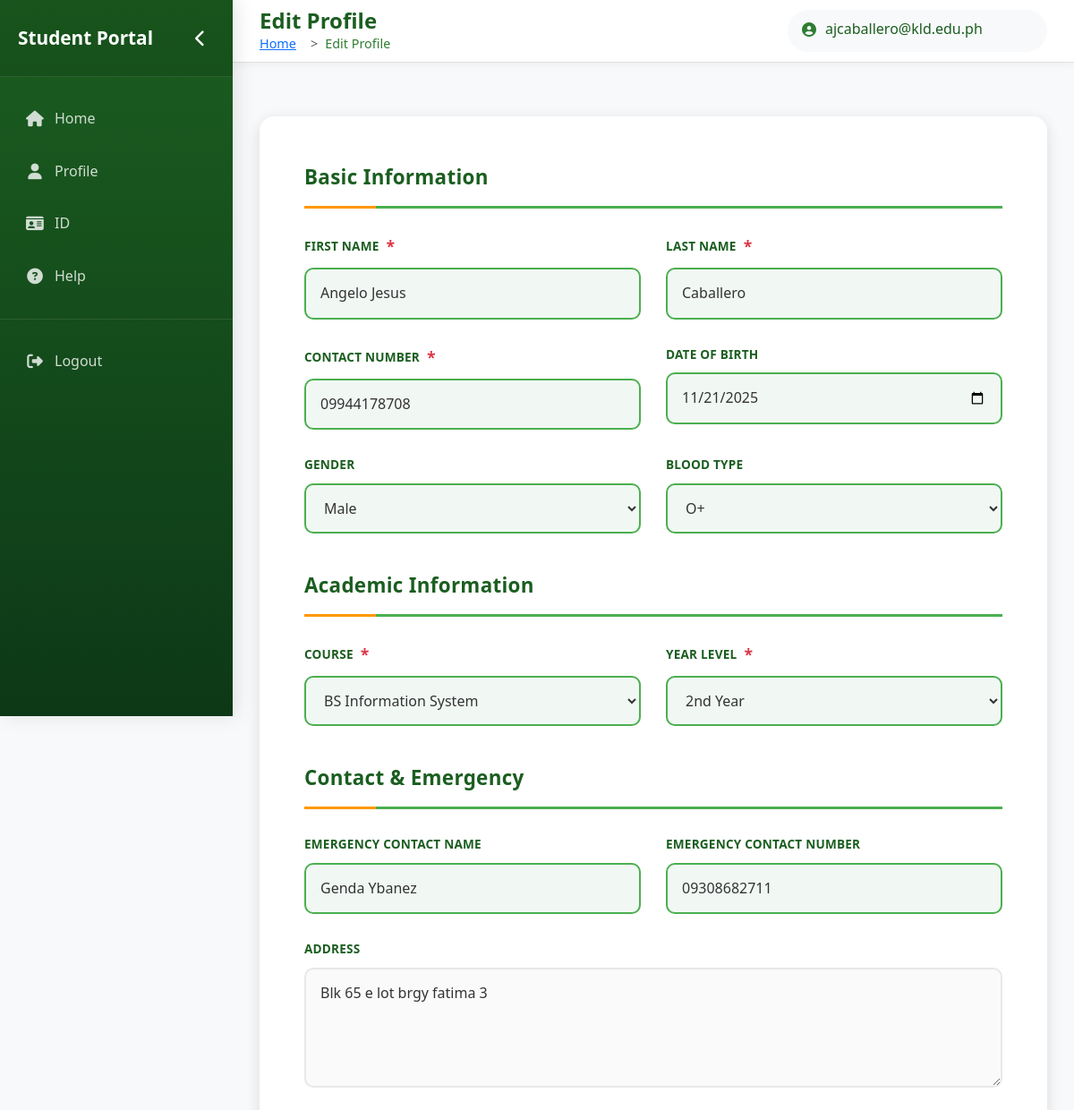
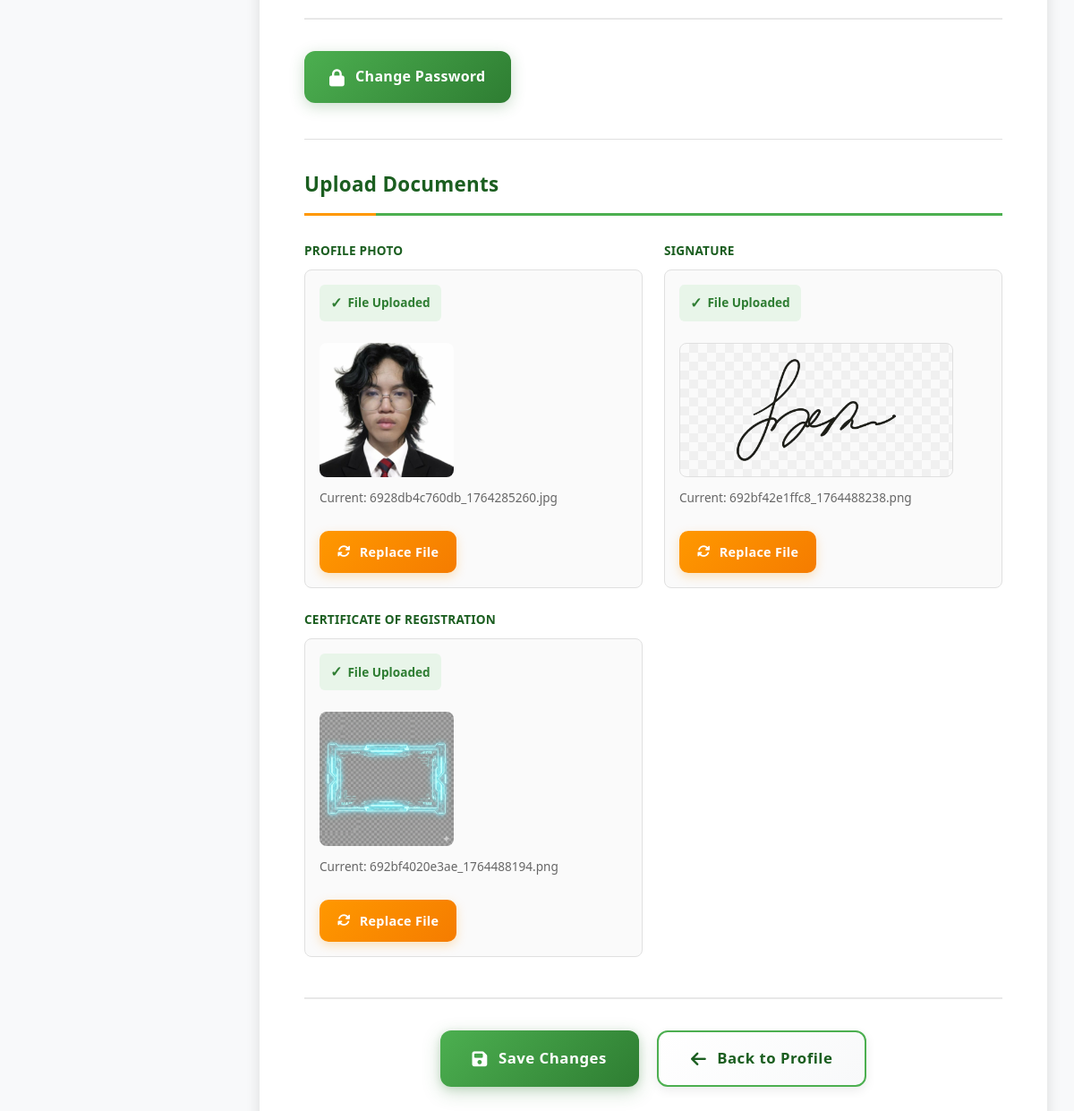
The page /student/edit_profile.php (signed in) on the database its author committed (2 pictures, top to bottom).
### tables this page shows
CREATE TABLE `student` (
  `id` int(11) NOT NULL,
  `student_id` varchar(50) DEFAULT NULL,
  `email` varchar(100) NOT NULL,
  `first_name` varchar(100) DEFAULT NULL,
  `last_name` varchar(100) DEFAULT NULL,
  `year_level` varchar(50) DEFAULT NULL,
  `course` varchar(100) DEFAULT NULL,
  `contact_number` varchar(20) DEFAULT NULL,
  `address` varchar(255) DEFAULT NULL,
  `photo` varchar(255) DEFAULT NULL,
  `password` varchar(255) NOT NULL,
  `created_at` timestamp NOT NULL DEFAULT current_timestamp(),
  `profile_completed` tinyint(1) DEFAULT 0,
  `emergency_contact` varchar(100) DEFAULT NULL,
  `dob` date DEFAULT NULL,
  `gender` enum('Male','Female') DEFAULT NULL,
  `blood_type` enum('A+','A-','B+','B-','AB+','AB-','O+','O-') DEFAULT NULL,
  `signature` varchar(255) DEFAULT NULL,
  `qr_code` varchar(255) DEFAULT NULL,
  `cor` varchar(255) DEFAULT NULL,
  `digital_id_generated_at` timestamp NULL DEFAULT NULL,
  `digital_id_path` varchar(255) DEFAULT NULL,
  `deleted_at` datetime DEFAULT NULL,
  `emergency_contact_name` varchar(255) DEFAULT NULL
);

### student/student.php (called while the page is built, shortened)
<?php
class Student extends User
{
    public function getDb(): PDO {
        return $this->db;
    }
public function findById(int $student_id): ?array {
    $db = $this->getDb();
    $stmt = $db->prepare("SELECT * FROM student WHERE id = ? LIMIT 1");
    $stmt->execute([$student_id]);
    $row = $stmt->fetch(PDO::FETCH_ASSOC);
    return $row ?: null;
}
}

### student/edit_profile.php (the view, shortened to what this page needs)
<?php
require_once __DIR__ . '/student_header.php';
require_once __DIR__ . '/student.php';
$stuObj = new Student();
$stu    = $stuObj->findById((int)$_SESSION['student_id']);
?>
        <div class="form-container">
            <div class="form-body">
                <form method="post" enctype="multipart/form-data">
                    <div class="form-section-title">Basic Information</div>
                    <div class="form-grid">
                        <div class="form-group required">
                            <label>First Name</label>
                            <input type="text" name="first_name" value="<?= htmlspecialchars($stu['first_name']) ?>" required>
                        </div>
                        <div class="form-group required">
                            <label>Last Name</label>
                            <input type="text" name="last_name" value="<?= htmlspecialchars($stu['last_name']) ?>" required>
                        </div>
                        <div class="form-group required">
                            <label>Contact Number</label>
                            <input type="text" name="contact_number" value="<?= htmlspecialchars($stu['contact_number']) ?>" required>
                        </div>
                        <div class="form-group">
                            <label>Date of Birth</label>
                            <input type="date" name="dob" value="<?= htmlspecialchars($stu['dob'] ?? '') ?>">
                        </div>
                        <div class="form-group">
                            <label>Gender</label>
                            <select name="gender">
                                <option value="Male" <?= isset($stu['gender']) && $stu['gender'] === 'Male' ? 'selected' : '' ?>>Male</option>
                            </select>
                        </div>
                        <div class="form-group">
                            <label>Blood Type</label>
                            <select name="blood_type">
                                <?php
                                $bloodOpts = ['A+', 'A-', 'B+', 'B-', 'AB+', 'AB-', 'O+', 'O-'];
                                foreach ($bloodOpts as $bt)
                                    echo '<option value="' . htmlspecialchars($bt) . '"'
                                        . (isset($stu['blood_type']) && $stu['blood_type'] === $bt ? ' selected' : '')
                                        . '>' . htmlspecialchars($bt) . '</option>';
                                ?>
                            </select>
                        </div>
                    </div>
                    <div class="form-section-title">Academic Information</div>
                    <div class="form-grid">
                        <div class="form-group required">
                            <label>Course</label>
                            <select name="course" required>
                                <?php
                                $courses = [
                                    'BS Information System',
                                    'BS Computer Science',
                                    'BS Engineering',
                                    'BS Psychology',
                                    'BS Nursing',
                                    'BS Midwifery'
                                ];
                                foreach ($courses as $c):
                                    $sel = (isset($stu['course']) && $stu['course'] === $c) ? 'selected' : '';
                                    echo '<option value="' . htmlspecialchars($c) . '" ' . $sel . '>' . htmlspecialchars($c) . '</option>';
                                endforeach;
                                ?>
                            </select>
                        </div>
                        <div class="form-group required">
                            <label>Year Level</label>
                            <select name="year_level" required>
                                <?php
                                    $yearLevels = ['1st Year', '2nd Year', '3rd Year', '4th Year'];
                                    $currentYear = $stu['year_level'] ?? '';
                                    $normalizedYear = $currentYear;
                                    foreach ($yearLevels as $yl):
                                        $sel = ($normalizedYear === $yl) ? 'selected' : '';
                                        echo '<option value="' . htmlspecialchars($yl) . '" ' . $sel . '>' . htmlspecialchars($yl) . '</option>';
                                    endforeach;
                                ?>
                            </select>
                        </div>
                    </div>
                    <div class="form-section-title">Contact & Emergency</div>
                    <div class="form-grid">
                        <div class="form-group">
                            <label>Emergency Contact Name</label>
                            <input type="text" name="emergency_contact_name" value="<?= htmlspecialchars($stu['emergency_contact_name'] ?? '') ?>" placeholder="Full name">
                        </div>
                        <div class="form-group">
                            <label>Emergency Contact Number</label>
                            <input type="text" name="emergency_contact" value="<?= htmlspecialchars($stu['emergency_contact'] ?? '') ?>" placeholder="Phone number">
                        </div>
                    </div>
                    <div class="form-grid full">
                        <div class="form-group">
                            <label>Address</label>
                            <textarea name="address" rows="4" placeholder="Your complete address"><?= htmlspecialchars($stu['address'] ?? '') ?></textarea>
                        </div>
                    </div>
                    <div class="password-section">
                        <button type="button" class="password-toggle-btn" onclick="togglePasswordSection()" id="togglePwdBtn">
                            <i class="fas fa-lock"></i>
                            <span>Change Password</span>
                        </button>
                    </div>
                    <div class="file-upload-section">
                        <div class="form-section-title">Upload Documents</div>
                        <div class="file-upload-grid">
                            <div class="form-group">
                                <label class="file-upload-label">Profile Photo</label>
                                <?php if (!empty($stu['photo'])): ?>
                                    <div class="file-status-box">
                                        <div class="file-status-indicator">File Uploaded</div>
                                        <img src="../uploads/student_photos/<?= htmlspecialchars($stu['photo']) ?>" alt="Current Photo" class="file-preview-image">
                                        <p class="file-name">Current: <?= htmlspecialchars($stu['photo']) ?></p>
                                        <button type="button" class="btn-replace" onclick="toggleFileInput(this)">
                                            <i class="fas fa-sync-alt"></i> Replace File
                                        </button>
                                    </div>
                                <?php endif; ?>
                            </div>
                            <div class="form-group">
                                <label class="file-upload-label">Signature</label>
                                <?php if (!empty($stu['signature'])): ?>
                                    <div class="file-status-box">
                                        <div class="file-status-indicator">File Uploaded</div>
                                        <img src="../uploads/student_signatures/<?= htmlspecialchars($stu['signature']) ?>" alt="Current Signature" class="file-preview-image signature-preview">
                                        <p class="file-name">Current: <?= htmlspecialchars($stu['signature']) ?></p>
                                        <button type="button" class="btn-replace" onclick="toggleFileInput(this)">
                                            <i class="fas fa-sync-alt"></i> Replace File
                                        </button>
                                    </div>
                                <?php endif; ?>
                            </div>
                            <div class="form-group">
                                <label class="file-upload-label">Certificate of Registration</label>
                                <?php if (!empty($stu['cor'])): ?>
                                    <div class="file-status-box">
                                        <div class="file-status-indicator">File Uploaded</div>
                                        <?php
                                        $corPath = '../uploads/student_cor/' . htmlspecialchars($stu['cor']);
                                        $corExt = strtolower(pathinfo($stu['cor'], PATHINFO_EXTENSION));
                                        if (in_array($corExt, ['jpg', 'jpeg', 'png', 'gif'])): ?>
                                            <img src="<?= $corPath ?>" alt="Current COR" class="file-preview-image cor-preview">
                                        <?php else: ?>
                                            <div class="file-preview-placeholder">
                                                <div class="file-type"><?= strtoupper($corExt) ?></div>
                                            </div>
                                        <?php endif; ?>
                                        <p class="file-name">Current: <?= htmlspecialchars($stu['cor']) ?></p>
                                        <button type="button" class="btn-replace" onclick="toggleFileInput(this)">
                                            <i class="fas fa-sync-alt"></i> Replace File
                                        </button>
                                    </div>
                                <?php endif; ?>
                            </div>
                        </div>
                    </div>
                    <div class="form-actions">
                        <button type="submit" class="btn-primary" onclick="handleSubmit(event)">
                            <i class="fas fa-save"></i>
                            <span>Save Changes</span>
                        </button>
                        <a href="student_profile.php" class="btn-secondary">
                            <i class="fas fa-arrow-left"></i>
                            <span>Back to Profile</span>
                        </a>
                    </div>
                </form>
            </div>
        </div>
            </div>
        </main>
    </div>
</body>
</html>

### assets/css/admin.css (style rules this page uses)
:root { --school-yellow: #b69b04; --school-yellow-light: #FFF9C4; --school-green: #357737; --school-green-dark: #205022; --school-green-light: #388E3C; --school-white: #FFFFFF; --school-gray: #e0dede; --school-dark: #333333; }
* { margin: 0; padding: 0; box-sizing: border-box; font-family: 'Segoe UI', Tahoma, Geneva, Verdana, sans-serif; }
body { background-color: #f5f5f5; color: var(--school-dark); line-height: 1.6; padding: 0; }
.form-group { display: flex; flex-direction: column; }
.form-group label { margin-bottom: 5px; font-weight: 500; color: #555; }
.form-input, .form-select, input[type="text"], input[type="email"], input[type="password"], select { width: 100%; padding: 12px 15px; border: 2px solid #e0e0e0; border-radius: 8px; font-size: 1rem; transition: border-color 0.3s ease; background: white; }
.form-actions { display: flex; gap: 10px; margin-top: 15px; }
button, .btn { padding: 10px 15px; border: none; border-radius: 4px; cursor: pointer; font-weight: 500; transition: all 0.3s ease; display: inline-block; text-decoration: none; text-align: center; font-size: 0.9rem; }
.btn-primary, .btn-approve, .btn-bulk { background: linear-gradient(135deg, var(--school-green) 0%, var(--school-green-dark) 100%); color: white; }
.btn-secondary, .btn-regenerate { background: linear-gradient(135deg, var(--school-yellow) 0%, #a08603 100%); color: var(--school-dark); }

### student/student_header.php (style rules this page uses)
:root { --primary-dark: #1b5e20; --primary-medium: #2e7d32; --primary-light: #4caf50; --accent-yellow: #ffd600; --accent-yellow-light: #ffecb3; --sidebar-width: 260px; --sidebar-collapsed-width: 70px; --header-height: 70px; --transition-speed: 0.3s; }
.admin-body { background: #f8f9fa; min-height: 100vh; overflow-x: hidden; font-family: 'Segoe UI', Tahoma, Geneva, Verdana, sans-serif; }
body { overflow-x: hidden; }
* { transition: color var(--transition-speed) ease, background-color var(--transition-speed) ease, border-color var(--transition-speed) ease; }

### rows shown on the page
student: first_name "Angelo Jesus", last_name "Caballero", contact_number "09944178708", dob "11/21/2025", gender "Male", blood_type "O+", emergency_contact_name "Genda Ybanez", emergency_contact "09308682711", address "Blk 65 e lot brgy fatima 3", photo (picture), photo "6928db4c760db_1764285260.jpg", signature "692bf42e1ffc8_1764488238.png", cor (picture), cor "692bf4020e3ae_1764488194.png"

### other values the page prints
$_SESSION['email'] "ajcaballero@kld.edu.ph"
form field course "BS Information System"
form field year_level "2nd Year"
